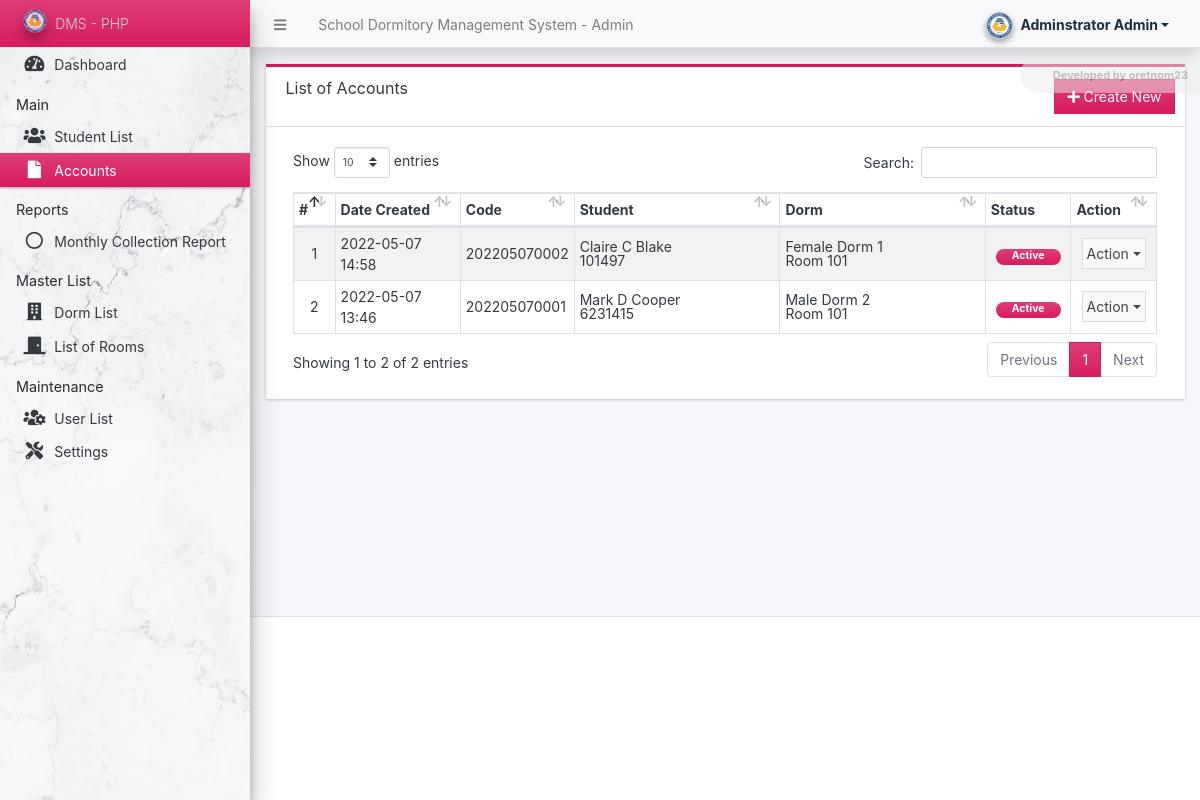
/admin/?page=accounts (signed in), run on the app's committed database.
### tables this page shows
CREATE TABLE `account_list` (
  `id` int(30) NOT NULL,
  `code` varchar(100) NOT NULL,
  `student_id` int(30) NOT NULL,
  `room_id` int(30) NOT NULL,
  `rate` float(12,2) NOT NULL DEFAULT 0.00,
  `status` tinyint(1) NOT NULL DEFAULT 1,
  `delete_flag` tinyint(1) NOT NULL DEFAULT 0,
  `date_created` datetime NOT NULL DEFAULT current_timestamp(),
  `date_updated` datetime NOT NULL DEFAULT current_timestamp() ON UPDATE current_timestamp()
);

CREATE TABLE `student_list` (
  `id` int(30) NOT NULL,
  `code` varchar(100) NOT NULL,
  `firstname` text NOT NULL,
  `middlename` text DEFAULT NULL,
  `lastname` text NOT NULL,
  `department` text NOT NULL,
  `course` text NOT NULL,
  `gender` varchar(20) NOT NULL,
  `contact` text NOT NULL,
  `email` text NOT NULL,
  `address` text NOT NULL,
  `emergency_name` text NOT NULL,
  `emergency_contact` text NOT NULL,
  `emergency_address` text NOT NULL,
  `emergency_relation` text NOT NULL,
  `status` tinyint(1) NOT NULL DEFAULT 1,
  `delete_flag` tinyint(1) NOT NULL DEFAULT 0,
  `date_created` datetime NOT NULL DEFAULT current_timestamp(),
  `date_updated` datetime NOT NULL DEFAULT current_timestamp() ON UPDATE current_timestamp()
);

CREATE TABLE `dorm_list` (
  `id` int(30) NOT NULL,
  `name` text NOT NULL,
  `status` tinyint(1) NOT NULL DEFAULT 1,
  `delete_flag` tinyint(1) NOT NULL DEFAULT 0,
  `date_created` datetime NOT NULL DEFAULT current_timestamp(),
  `date_updated` datetime NOT NULL DEFAULT current_timestamp() ON UPDATE current_timestamp(),
  `image_name` varchar(255) DEFAULT NULL,
  `image_type` varchar(50) DEFAULT NULL,
  `image_data` longblob DEFAULT NULL,
  `uploaded_at` timestamp NOT NULL DEFAULT current_timestamp()
);

CREATE TABLE `room_list` (
  `id` int(30) NOT NULL,
  `dorm_id` int(30) NOT NULL,
  `name` text NOT NULL,
  `slots` int(10) NOT NULL DEFAULT 0,
  `price` float(12,2) NOT NULL DEFAULT 0.00,
  `status` tinyint(1) NOT NULL DEFAULT 1,
  `delete_flag` tinyint(1) NOT NULL DEFAULT 0,
  `date_created` datetime NOT NULL DEFAULT current_timestamp(),
  `date_updated` datetime NOT NULL DEFAULT current_timestamp() ON UPDATE current_timestamp()
);

### admin/accounts/index.php (the view, shortened to what this page needs)
<div class="card card-outline rounded-0 card-maroon">
	<div class="card-header">
		<h3 class="card-title">List of Accounts</h3>
		<div class="card-tools">
			<a href="./?page=accounts/manage_account" id="create_new" class="btn btn-flat btn-primary"><span class="fas fa-plus"></span>  Create New</a>
		</div>
	</div>
	<div class="card-body">
        <div class="container-fluid">
			<table class="table table-hover table-striped table-bordered" id="list">
				<colgroup>
					<col width="5%">
					<col width="15%">
					<col width="10%">
					<col width="25%">
					<col width="25%">
					<col width="10%">
					<col width="10%">
				</colgroup>
				<thead>
					<tr>
						<th>#</th>
						<th>Date Created</th>
						<th>Code</th>
						<th>Student</th>
						<th>Dorm</th>
						<th>Status</th>
						<th>Action</th>
					</tr>
				</thead>
				<tbody>
					<?php
					$i = 1;
						$qry = $conn->query("SELECT a.*, s.code as student_code, concat(s.firstname, ' ', coalesce(concat(s.middlename,' '), ''), s.lastname) as `student`, d.name as dorm, r.name as `room` FROM `account_list` a inner join student_list s on a.student_id = s.id inner join `room_list` r on a.room_id = r.id inner join `dorm_list` d on r.dorm_id = d.id where a.delete_flag = 0 order by a.status desc, student asc");
						while($row = $qry->fetch_assoc()):
					?>
						<tr>
							<td class="text-center"><?php echo $i++; ?></td>
							<td><?php echo date("Y-m-d H:i",strtotime($row['date_created'])) ?></td>
							<td><?php echo $row['code'] ?></td>
							<td>
								<div style="line-height:1em">
									<div><?= $row['student'] ?></div>
									<div><?= $row['student_code'] ?></div>
								</div>
							</td>
							<td>
								<div style="line-height:1em">
									<div><?= $row['dorm'] ?></div>
									<div><?= $row['room'] ?></div>
								</div>
							</td>
							<td class="text-center">
								<?php if($row['status'] == 1): ?>
                                    <span class="badge badge-maroon bg-gradient-maroon px-3 rounded-pill">Active</span>
                                <?php else: ?>
                                    <span class="badge badge-light bg-gradient-light border text-dark px-3 rounded-pill">Inactive</span>
                                <?php endif; ?>
                            </td>
							<td align="center">
								 <button type="button" class="btn btn-flat p-1 btn-default btn-sm dropdown-toggle dropdown-icon" data-toggle="dropdown">
				                  		Action
				                  </button>
							</td>
						</tr>
					<?php endwhile; ?>
				</tbody>
			</table>
		</div>
	</div>
</div>

### data on the page
account_list: date_created "2022-05-07 14:58", code "202205070002", student "Claire C Blake", student.code "101497", dorm_list.name "Female Dorm 1", room.name "Room 101", status "Active"
account_list: date_created "2022-05-07 13:46", code "202205070001", student "Mark D Cooper", student.code "6231415", dorm_list.name "Male Dorm 2", room.name "Room 101", status "Active"

### other printed values
$_settings->info('name') "School Dormitory Management System"
$_settings->userdata('firstname').' '.$_settings->userdata('lastname') "Adminstrator Admin"
$_settings->info('short_name') "DMS - PHP"
